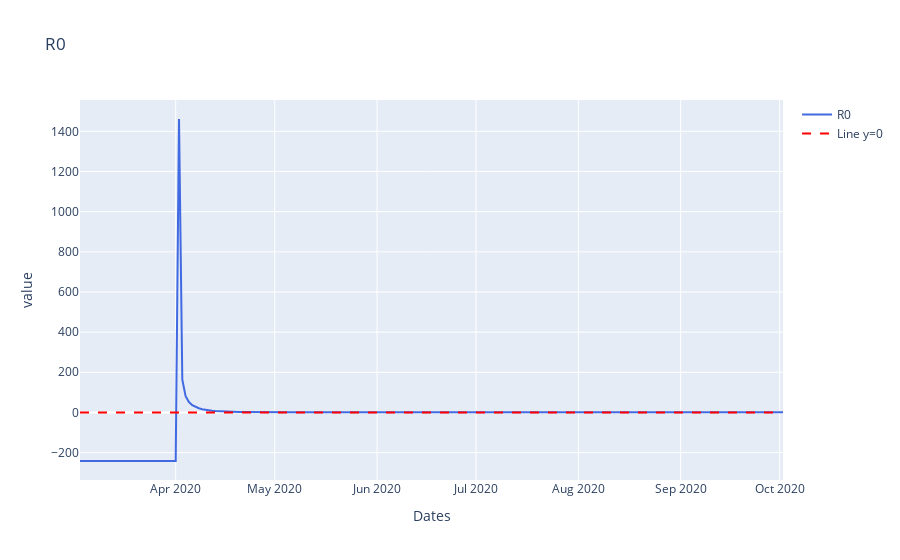

The code cell stored with this chart in its notebook:
### Code cell
#R0
fig=go.Figure()
fig.add_trace(go.Scatter(x=df_state['Date'], y=df_smooth['R0'],name='R0',
                         line=dict(color='royalblue',)))
fig.add_trace(go.Scatter(x=df_state['Date'], y=[0]*(len(df_smooth['R0'])-1),name='Line y=0',
                         line=dict(color='red', dash='dash',)))
fig.update_layout(title = "R0", xaxis = {'title':'Dates'}, yaxis = {'title':'value'})
#fig.update_xaxes(rangeslider_visible=True)
fig.show()

### Figure 1 — Plotly figure (JSON) as saved in the notebook; plotly's stock layout.template omitted (floating-point values rounded to 4 significant figures; data arrays with more than 128 entries replaced by an {"elided": "..."} marker saying what was removed)
{"data": [{"line": {"color": "royalblue"}, "name": "R0", "type": "scatter", "x": {"elided": "214 str values"}, "y": {"elided": "214 float values"}}, {"line": {"color": "red", "dash": "dash"}, "name": "Line y=0", "type": "scatter", "x": {"elided": "214 str values"}, "y": {"elided": "213 int values"}}], "layout": {"title": {"text": "R0"}, "xaxis": {"title": {"text": "Dates"}}, "yaxis": {"title": {"text": "value"}}}}
